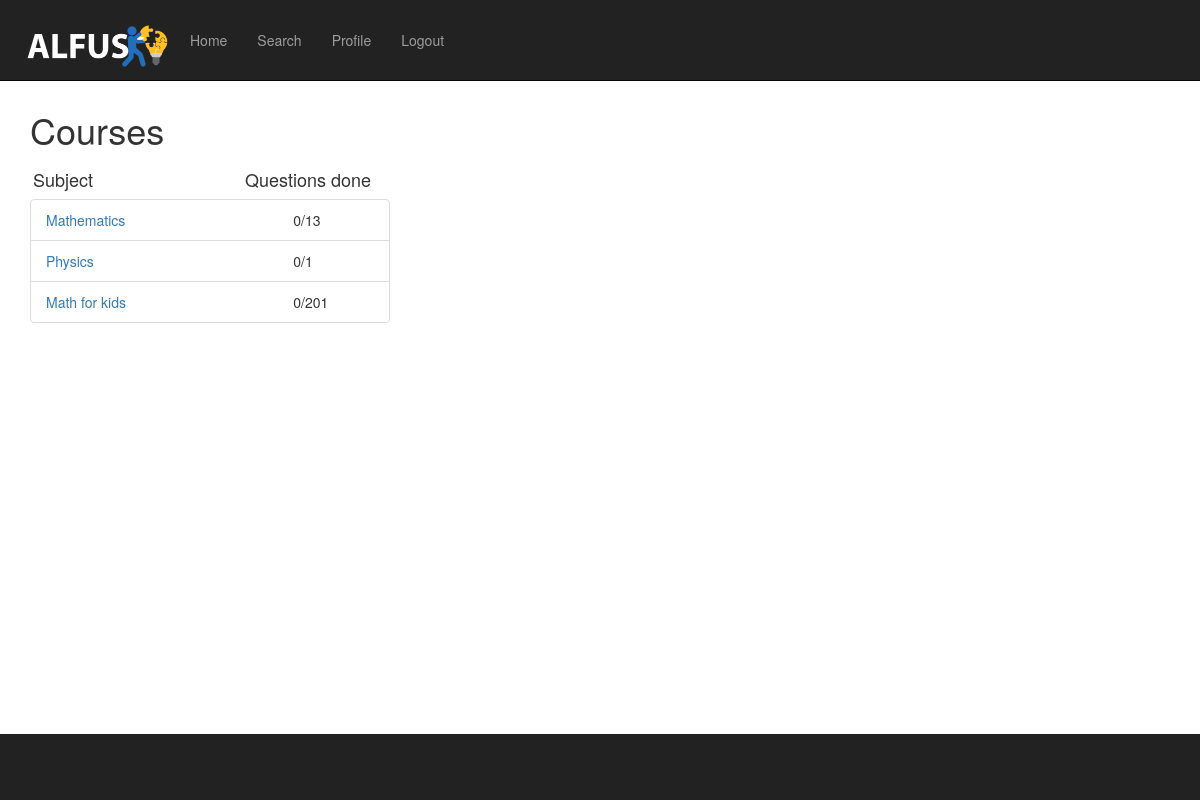
/questions/ (signed in), run on the app's committed database.
### questions/models.py (models this page shows)
class Subject(models.Model):
    name = models.CharField(max_length=200)
    def __str__(self):
        return self.name

### questions/views.py (the view)
@login_required(login_url="/login/")
def index(request):
    zipped = get_chapters(request)
    return render(request, 'questions/index.html', {'subject_list': zipped})

### questions/templates/questions/index.html (shortened to what this page needs)
{% extends "questions/base.html" %}
{% block content %}
    <h1 style="top: 20px;position: relative"> Courses</h1>
    <div class="container">
        <div style="top: 20px;position: relative">
            <h4 class="subjecttextstyle"> Subject </h4>
            <h4 class="questionprogresstextstyle"> Questions done </h4>
        </div>
    </div>
    <div style="padding-top: 20px;">
        {% if subject_list %}
            <ul class="list-group" style=" width: 360px;table-layout: fixed;">
                {% for subject, subject_answered, count in subject_list %}
                    <li class="list-group-item">
                    <div class="row">
                        <div class="col-xs-4" >
                            <a href="{% url 'questions:index_questions' subject.id %}">{{ subject }}</a>
                        </div>
                    <div class="col-xs-4" style="left: 110px">
                        &emsp; {{ subject_answered }}/{{ count }}
                    </div>
                     </div>
                {% endfor %}
            </ul>
        {% else %}
            <p>No courses are available.</p>
        {% endif %}
    </div>
{% endblock %}

### questions/templates/questions/base.html (shortened to what this page needs)
{% load static %}
<!DOCTYPE html>
<html lang="en">
<head>
    <link href="{% static 'questions/css/bootstrap.min.css' %}" rel="stylesheet">
    <link href="{% static 'questions/css/stylesheet.css' %}" rel="stylesheet">
    <link href="{% static 'questions/css/logo-nav.css' %}" rel="stylesheet">
</head>
<body>
    <nav class="navbar navbar-inverse navbar-fixed-top" role="navigation">
        <div class="container">
            <div class="navbar-header">
                <a class="navbar-brand"  href="{% url 'questions:index' %}"><img src="{% static 'questions/img/ALFUSlogowhite.png' %}" style="width:160px;height:59.5px;"></a>
            </div>
            <div class="collapse navbar-collapse" id="bs-example-navbar-collapse-1">
                <ul class="nav navbar-nav">
                    <li>
                        <a href="{% url 'questions:index' %}">Home</a>
                    </li>
                    <li>
                        <a href= "/questions/search/?q=xxxx">Search</a>
                    </li>
                    <li>
                        <a href="{% url 'questions:profile' %}">Profile</a>
                    </li>
                    <li>
                        <a href="{% url 'questions:logout' %}">Logout</a>
                    </li>
                </ul>
            </div>
        </div>
    </nav>
    <div class="container">
        {%block content %}{% endblock %}
    </div>
    <nav id="tf-footer"></nav>
</body>
</html>

### questions/static/questions/css/stylesheet.css (style rules this page uses)
html, body { height: 100%; margin: 0; padding: 0; }
.container { min-height: 91%; }
nav#tf-footer { background: #222222; padding: 3% 0 2% 0; color: #f1f1f1; height: 9%; left: 0; right: 0; }

### questions/static/questions/css/logo-nav.css (style rules this page uses)
body { padding-top: 70px; }
.navbar-fixed-top .nav { padding: 15px 0; }
.navbar-fixed-top .navbar-brand { padding: 0 15px; }
@media (min-width:768px) { body { padding-top: 100px; } }
@media (min-width:768px) { .navbar-fixed-top .navbar-brand { padding: 15px 0; } }

### questions/templates/questions/base.html (style rules this page uses)
body { padding-top: 70px; }

### questions/templates/questions/index.html (style rules this page uses)
.subjecttextstyle { float: left; position: relative; left: -12px }
.questionprogresstextstyle { float: left; position: relative; left: 140px }

### data on the page
Subject: name "Mathematics", subject_answered "0", count "13"
Subject: name "Physics", subject_answered "0", count "1"
Subject: name "Math for kids", subject_answered "0", count "201"
